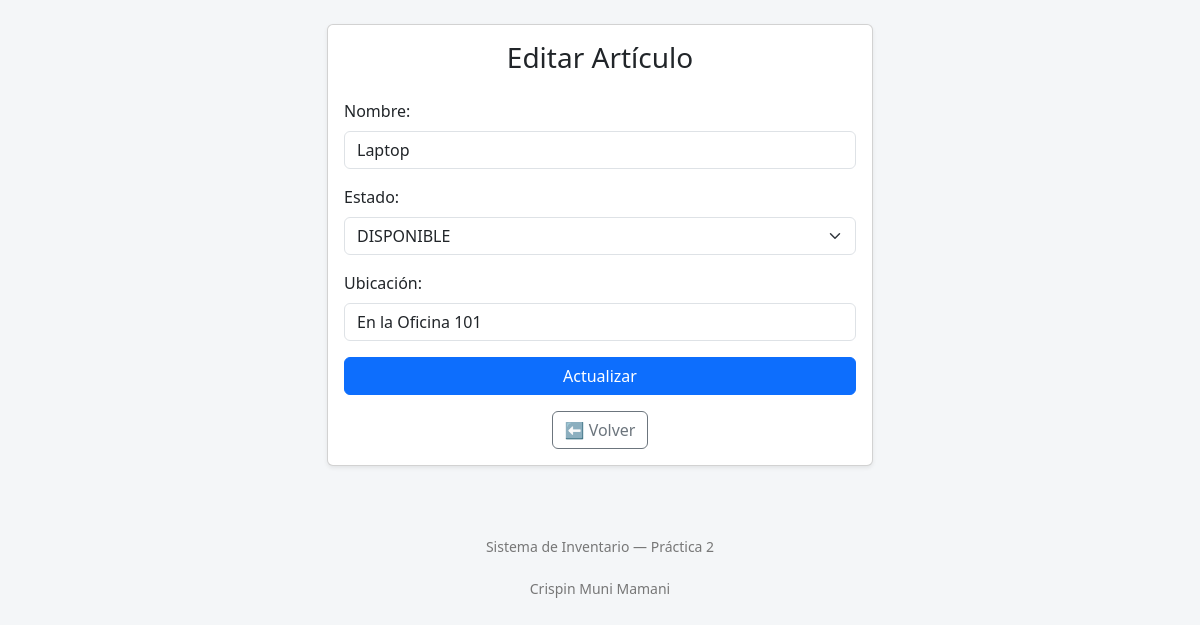
The page /editar/1 on the database its author committed.
### tables this page shows
CREATE TABLE equipos(
        id INTEGER PRIMARY KEY AUTOINCREMENT,
        nombre VARCHAR(80) NOT NULL,
        estado VARCHAR(20) CHECK(estado IN('DISPONIBLE', 'AGOTADO', 'PRESTADO', 'DAÑADO')),
        ubicacion TEXT 
    );

### app.py (the view, shortened to what this page needs)
@app.route("/editar/<int:id>", methods=["GET","POST"])
def editar(id):
    conn=get_conexion()
    equipo=conn.execute("SELECT * FROM equipos WHERE id=?",(id,)).fetchone()
    conn.close()
    return render_template("editar_articulo.html", equipo=equipo, titulo="Editar Artículo", boton="Actualizar")

### app.py (called while the page is built)
def get_conexion():
    con=sqlite3.connect('Inventarios.db')
    con.row_factory=sqlite3.Row
    return con

### templates/editar_articulo.html (shortened to what this page needs)
{% extends "base.html" %}
{% block content %}
<div class="row justify-content-center mt-4">
  <div class="col-md-6">
    <div class="card shadow-sm">
      <div class="card-body">
        <h3 class="text-center mb-4">{{ titulo }}</h3>
        <form method="POST">
          <div class="mb-3">
            <label class="form-label">Nombre:</label>
            <input type="text" name="nombre" class="form-control" value="{{ equipo.nombre if equipo else '' }}" required>
          </div>
          <div class="mb-3">
            <label class="form-label">Estado:</label>
            <select name="estado" class="form-select" required>
              <option value="DISPONIBLE" {% if equipo and equipo.estado == 'DISPONIBLE' %}selected{% endif %}>DISPONIBLE</option>
            </select>
          </div>
          <div class="mb-3">
            <label class="form-label">Ubicación:</label>
            <input type="text" name="ubicacion" class="form-control" value="{{ equipo.ubicacion if equipo else '' }}">
          </div>
          <button type="submit" class="btn btn-primary w-100">{{ boton }}</button>
        </form>
        <div class="text-center mt-3">
          <a href="{{ url_for('articulos') }}" class="btn btn-outline-secondary">⬅️ Volver</a>
        </div>
      </div>
    </div>
  </div>
</div>
{% endblock %}

### templates/base.html (style rules this page uses)
body { background-color: #f4f6f8; font-family: "Segoe UI", Arial, sans-serif; }

### rows shown on the page
equipos: nombre "Laptop", estado "DISPONIBLE", ubicacion "En la Oficina 101"

### other values the page prints
{{ titulo }} "Editar Artículo"
{{ boton }} "Actualizar"
